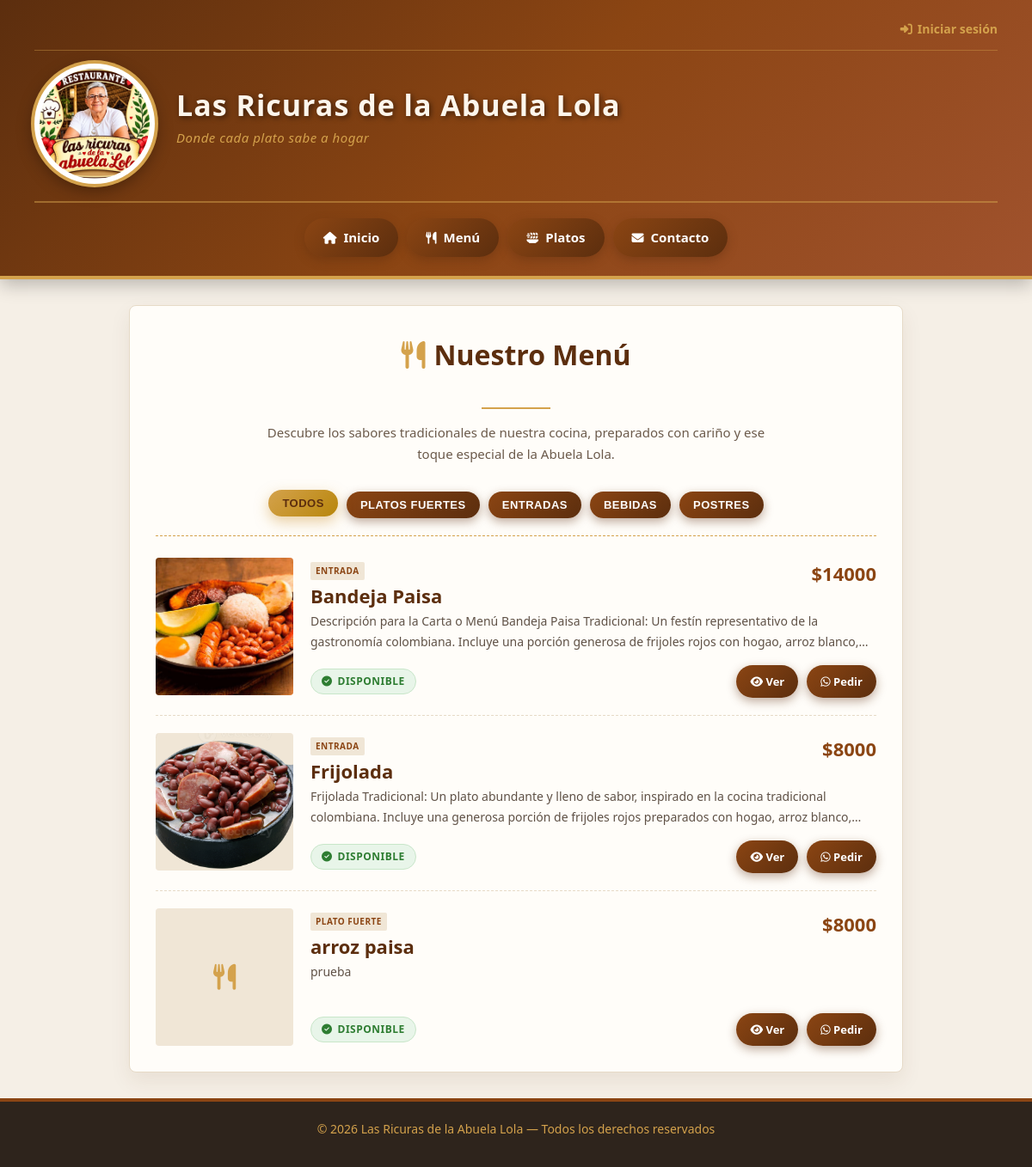
The app's page /menu/ with its own data.
### las_ricuras/models.py (models this page shows, shortened)
class Plato(models.Model):
    CATEGORIAS = [
        ('entrada', 'Entrada'),
        ('plato_fuerte', 'Plato fuerte'),
        ('postre', 'Postre'),
        ('bebida', 'Bebida'),
    ]
    nombre = models.CharField(max_length=100)
    descripcion = models.TextField()
    precio = models.DecimalField(
        max_digits=10,
        decimal_places=2
    )
    categoria = models.CharField(
        max_length=30,
        choices=CATEGORIAS,
        default='plato_fuerte'
    )
    imagen = models.ImageField(
        upload_to='platos/',
        blank=True,
        null=True
    )
    disponible = models.BooleanField(default=True)

### las_ricuras/views.py (the view)
# urls.py: path('menu/', views.menu, name='menu'),
def menu(request):
    platos = Plato.objects.all().order_by('-disponible', 'nombre')
    return render(request, 'menu.html', {'platos': platos})

### las_ricuras/templates/menu.html (shortened to what this page needs)
{% extends 'base.html' %}
{% load static %}
{% block contenido %}
    <section class="titulo-menu">
        <h2><i class="fa-solid fa-utensils"></i> Nuestro Menú</h2>
        <div class="linea"></div>
        <p>Descubre los sabores tradicionales de nuestra cocina, preparados con cariño y ese toque especial de la Abuela Lola.</p>
    </section>
    <div class="filtros-categoria">
        <button class="btn activo" onclick="filtrarPlatos('todos', this)">Todos</button>
        <button class="btn" onclick="filtrarPlatos('plato_fuerte', this)">Platos Fuertes</button>
        <button class="btn" onclick="filtrarPlatos('entrada', this)">Entradas</button>
        <button class="btn" onclick="filtrarPlatos('bebida', this)">Bebidas</button>
        <button class="btn" onclick="filtrarPlatos('postre', this)">Postres</button>
    </div>
    {% if platos %}
        <div class="platos-grid">
            {% for plato in platos %}
                <article class="plato-card {% if not plato.disponible %}no-disponible-card{% endif %}"
                         data-categoria="{{ plato.categoria }}">
                    <div class="imagen-plato">
                        {% if plato.imagen %}
                            <img src="{{ plato.imagen.url }}" alt="{{ plato.nombre }}" loading="lazy">
                        {% else %}
                            <i class="fa-solid fa-utensils" style="font-size: 30px; color: #d4a24c;"></i>
                        {% endif %}
                    </div>
                    <div class="plato-info">
                        <div class="plato-header-lista">
                            <div>
                                <span class="categoria-tag">{{ plato.get_categoria_display }}</span>
                                <h3>{{ plato.nombre }}</h3>
                            </div>
                            <span class="precio">${{ plato.precio|floatformat:0 }}</span>
                        </div>
                        <p class="descripcion">
                            {{ plato.descripcion|default:"Delicioso plato preparado con el sabor tradicional de nuestra casa." }}
                        </p>
                        <div class="plato-footer-lista">
                            {% if plato.disponible %}
                                <span class="disponible"><i class="fa-solid fa-circle-check"></i> Disponible</span>
                            {% else %}
                                <span class="no-disponible"><i class="fa-solid fa-circle-xmark"></i> Agotado</span>
                            {% endif %}
                            <div class="acciones-plato">
                                {% if plato.disponible %}
                                    <a href="{% url 'plato_detalle' plato.id %}" class="btn">
                                        <i class="fa-solid fa-eye"></i> Ver
                                    </a>
                                    <a href="https://wa.me/573118299494?text=Hola,%20quiero%20pedir%20{{ plato.nombre }}%20a%20domicilio" target="_blank" class="btn">
                                        <i class="fa-brands fa-whatsapp"></i> Pedir
                                    </a>
                                {% else %}
                                    <span class="btn" style="opacity: 0.5; cursor: not-allowed;">No disponible</span>
                                {% endif %}
                            </div>
                        </div>
                    </div>
                </article>
            {% endfor %}
        </div>
    {% else %}
        <div class="sin-platos">
            <div class="icono-vacio"><i class="fa-solid fa-utensils"></i></div>
            <h3>No hay platos disponibles</h3>
            <p>En este momento no hay platos registrados en el menú.</p>
        </div>
    {% endif %}
{% endblock %}

### las_ricuras/templates/base.html (style rules this page uses)
* { box-sizing: border-box; margin: 0; padding: 0; }
body { font-family: 'Segoe UI', Tahoma, Geneva, Verdana, sans-serif; background: #f5efe6; color: #2e241c; line-height: 1.7; min-height: 100vh; display: flex; flex-direction: column; }
h2 { color: #5c2e0e; margin-bottom: 18px; border-bottom: 3px solid #d4a24c; padding-bottom: 10px; font-weight: 700; }
h3 { color: #8b4513; margin: 24px 0 10px; font-weight: 700; }
p { margin-bottom: 12px; }
main a { color: #8b4513; font-weight: 700; text-decoration: none; border-bottom: 1px dashed #d4a24c; transition: 0.3s; }
.btn { display: inline-block; background: linear-gradient(135deg, #8b4513, #5c2e0e); color: #fff !important; padding: 12px 26px; border-radius: 25px; text-decoration: none; border: none; font-weight: 700; margin-top: 12px; margin-right: 8px; transition: 0.3s; box-shadow: 0 4px 12px rgba(92, 46, 14, 0.4); }

### las_ricuras/templates/menu.html (style rules this page uses)
.titulo-menu { text-align: center; margin-bottom: 30px; }
.titulo-menu h2 { color: #5c2e0e; font-size: 32px; display: inline-flex; align-items: center; gap: 10px; border: none; padding-bottom: 0; }
.titulo-menu h2 i { color: #d4a24c; }
.titulo-menu p { color: #6b5a4b; max-width: 600px; margin: 10px auto; font-size: 15px; }
.linea { width: 80px; height: 2px; background: #d4a24c; margin: 15px auto; }
.filtros-categoria { display: flex; justify-content: center; gap: 10px; flex-wrap: wrap; margin-bottom: 25px; padding-bottom: 20px; border-bottom: 1px dashed #d4a24c; }
.filtros-categoria .btn { padding: 8px 16px; font-size: 13px; margin: 0; text-transform: uppercase; letter-spacing: 0.5px; }
.filtros-categoria .btn.activo { background: linear-gradient(135deg, #d4a24c, #b8860b); color: #5c2e0e !important; box-shadow: 0 6px 16px rgba(212, 162, 76, 0.5); transform: translateY(-2px); }
.platos-grid { display: flex; flex-direction: column; gap: 20px; }
.plato-card { display: flex; flex-direction: row; background: transparent; border-bottom: 1px dashed #e6dac7; padding-bottom: 20px; transition: .3s; }
.plato-card:last-child { border-bottom: none; padding-bottom: 0; }
.imagen-plato { width: 160px; min-width: 160px; height: 160px; background: #f0e6d6; display: flex; justify-content: center; align-items: center; position: relative; border-radius: 4px; overflow: hidden; }
.imagen-plato img { width: 100%; height: 100%; object-fit: cover; }
.plato-info { padding: 0 0 0 20px; display: flex; flex-direction: column; flex: 1; justify-content: center; }
.plato-header-lista { display: flex; justify-content: space-between; align-items: flex-start; margin-bottom: 5px; gap: 15px; }
.plato-info h3 { color: #5c2e0e; font-size: 22px; margin: 0; line-height: 1.2; border: none; }
.categoria-tag { font-size: 10px; color: #8b4513; background: #f0e6d6; padding: 2px 6px; border-radius: 2px; text-transform: uppercase; font-weight: bold; display: inline-block; margin-bottom: 5px; letter-spacing: 0.5px; }
.precio { color: #8b4513; font-size: 22px; font-weight: 700; white-space: nowrap; }
.descripcion { color: #5f5146; font-size: 14px; margin-bottom: 15px; display: -webkit-box; -webkit-line-clamp: 2; -webkit-box-orient: vertical; overflow: hidden; }
.plato-footer-lista { display: flex; justify-content: space-between; align-items: center; flex-wrap: wrap; gap: 10px; margin-top: auto; }
.disponible, .no-disponible { font-size: 12px; font-weight: 700; padding: 4px 12px; border-radius: 20px; display: inline-flex; align-items: center; gap: 6px; text-transform: uppercase; letter-spacing: 0.5px; }
.disponible { color: #2e7d32; background: #e8f5e9; border: 1px solid #c8e6c9; }
.acciones-plato { display: flex; gap: 10px; }
.acciones-plato .btn { padding: 8px 16px; font-size: 13px; margin-top: 0; margin-right: 0; }

### records on screen
Plato: imagen (picture), categoria "ENTRADA", nombre "Bandeja Paisa", precio "14000", descripcion "Descripción para la Carta o Menú Bandeja Paisa Tradicional: Un festín representativo de la gastronomía colombiana. Incluye una porción generosa de frijoles rojos con hogao, arroz…", disponible True (drawn)
Plato: imagen (picture), categoria "ENTRADA", nombre "Frijolada", precio "8000", descripcion "Frijolada Tradicional: Un plato abundante y lleno de sabor, inspirado en la cocina tradicional colombiana. Incluye una generosa porción de frijoles rojos preparados con hogao, arroz…", disponible True (drawn)
Plato: categoria "PLATO FUERTE", nombre "arroz paisa", precio "8000", descripcion "prueba", disponible True (drawn)
